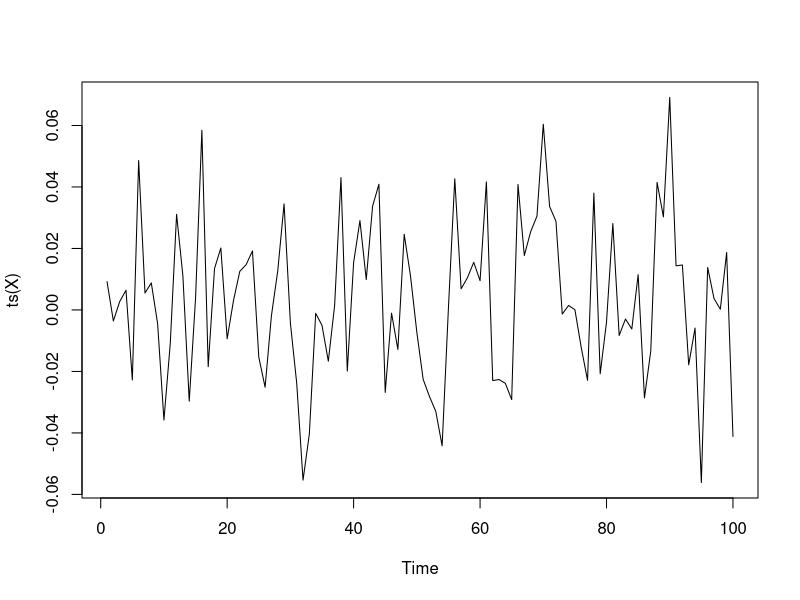

Here is the R script that generated this plot: (Note: this script raises an error after producing the figure.)
rm(list = ls())

sig = 0.025;
alp = 0.2;

# a
n = 100;
A = rnorm(n = n+1, mean = 0, sd = sig);
X = A[-1] + alp*A[-(n+1)];
plot(ts(X));
dev.copy(png, "plots/plot2_a.png"); dev.off ();

# b
acf(X);
dev.copy(png, "plots/plot2_b.png"); dev.off ();

# c
plot(0:4, c(1, 0.2/1.04, 0, 0, 0), type="h", col = "blue");
dev.copy(png, "plots/plot2_c.png"); dev.off ();